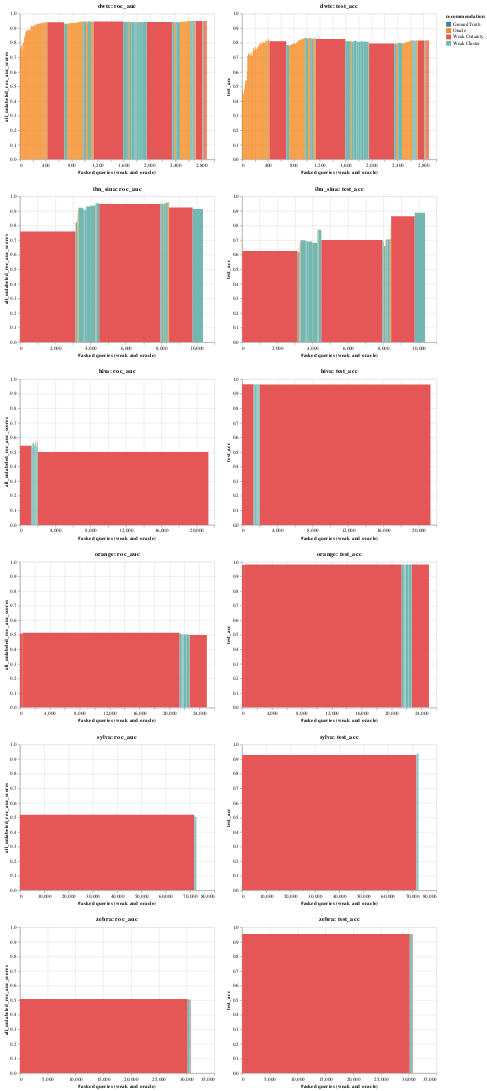

The cell this chart's notebook holds for it:
### Code cell
pre_fetch_data(3)
visualise_top_n(3)
